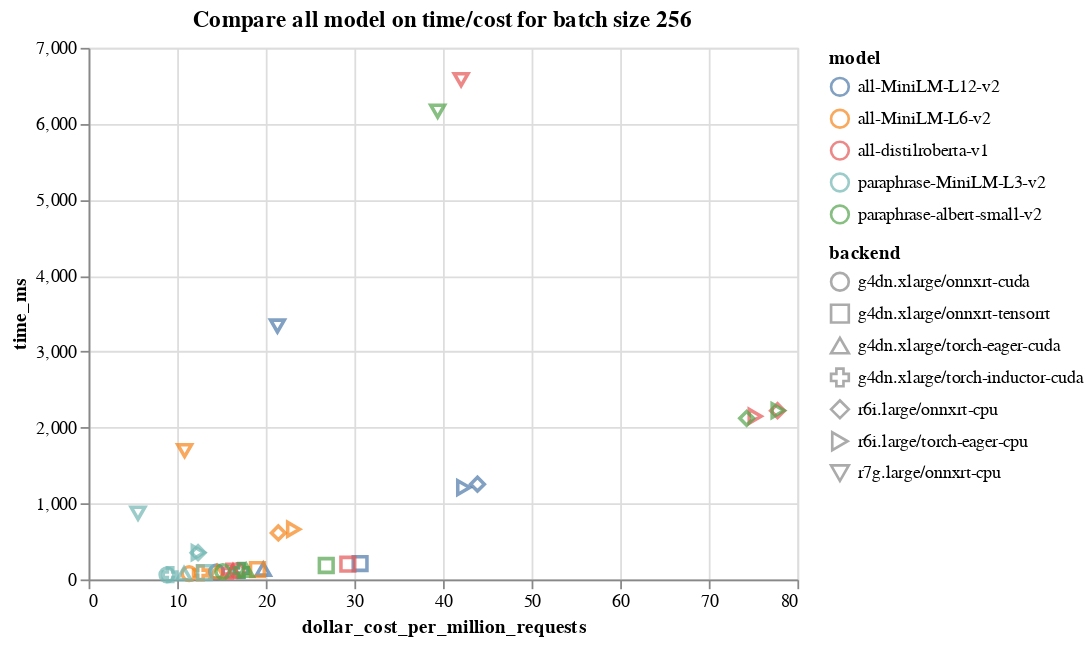

The cell this chart's notebook holds for it:
### Code cell
alt.Chart(df[df['batch_size'] == 256]).mark_point(size=60).encode(
    x='dollar_cost_per_million_requests',
    y='time_ms',
    color='model',
    shape='backend',
).properties(title='Compare all model on time/cost for batch size 256')

### Figure 1 — Vega-Lite specification as saved in the notebook (floating-point values rounded to 4 significant figures)
{"$schema": "https://vega.github.io/schema/vega-lite/v4.17.0.json", "config": {"view": {"continuousHeight": 300, "continuousWidth": 400}}, "data": {"name": "data-af6eb9fe15b6262122ef517ddf5fdb37"}, "datasets": {"data-af6eb9fe15b6262122ef517ddf5fdb37": [{"backend": "r6i.large/onnxrt-cpu", "batch_size": 256, "dollar_cost_per_million_requests": 43.89, "model": "all-MiniLM-L12-v2", "time_ms": 1254.0}, {"backend": "r6i.large/torch-eager-cpu", "batch_size": 256, "dollar_cost_per_million_requests": 42.34, "model": "all-MiniLM-L12-v2", "time_ms": 1210.0}, {"backend": "r7g.large/onnxrt-cpu", "batch_size": 256, "dollar_cost_per_million_requests": 21.32, "model": "all-MiniLM-L12-v2", "time_ms": 3336.0}, {"backend": "g4dn.xlarge/onnxrt-cuda", "batch_size": 256, "dollar_cost_per_million_requests": 14.44, "model": "all-MiniLM-L12-v2", "time_ms": 98.84}, {"backend": "g4dn.xlarge/onnxrt-tensorrt", "batch_size": 256, "dollar_cost_per_million_requests": 30.64, "model": "all-MiniLM-L12-v2", "time_ms": 209.7}, {"backend": "g4dn.xlarge/torch-eager-cuda", "batch_size": 256, "dollar_cost_per_million_requests": 19.72, "model": "all-MiniLM-L12-v2", "time_ms": 134.9}, {"backend": "g4dn.xlarge/torch-inductor-cuda", "batch_size": 256, "dollar_cost_per_million_requests": 17.19, "model": "all-MiniLM-L12-v2", "time_ms": 117.6}, {"backend": "r6i.large/onnxrt-cpu", "batch_size": 256, "dollar_cost_per_million_requests": 21.41, "model": "all-MiniLM-L6-v2", "time_ms": 611.8}, {"backend": "r6i.large/torch-eager-cpu", "batch_size": 256, "dollar_cost_per_million_requests": 23.14, "model": "all-MiniLM-L6-v2", "time_ms": 661.1}, {"backend": "r7g.large/onnxrt-cpu", "batch_size": 256, "dollar_cost_per_million_requests": 10.84, "model": "all-MiniLM-L6-v2", "time_ms": 1697.0}, {"backend": "g4dn.xlarge/onnxrt-cuda", "batch_size": 256, "dollar_cost_per_million_requests": 11.34, "model": "all-MiniLM-L6-v2", "time_ms": 77.64}, {"backend": "g4dn.xlarge/onnxrt-tensorrt", "batch_size": 256, "dollar_cost_per_million_requests": 19.06, "model": "all-MiniLM-L6-v2", "time_ms": 130.4}, {"backend": "g4dn.xlarge/torch-eager-cuda", "batch_size": 256, "dollar_cost_per_million_requests": 14.5, "model": "all-MiniLM-L6-v2", "time_ms": 99.27}, {"backend": "g4dn.xlarge/torch-inductor-cuda", "batch_size": 256, "dollar_cost_per_million_requests": 12.62, "model": "all-MiniLM-L6-v2", "time_ms": 86.36}, {"backend": "r6i.large/onnxrt-cpu", "batch_size": 256, "dollar_cost_per_million_requests": 77.76, "model": "all-distilroberta-v1", "time_ms": 2222.0}, {"backend": "r6i.large/torch-eager-cpu", "batch_size": 256, "dollar_cost_per_million_requests": 75.23, "model": "all-distilroberta-v1", "time_ms": 2149.0}, {"backend": "r7g.large/onnxrt-cpu", "batch_size": 256, "dollar_cost_per_million_requests": 42.04, "model": "all-distilroberta-v1", "time_ms": 6581.0}, {"backend": "g4dn.xlarge/onnxrt-cuda", "batch_size": 256, "dollar_cost_per_million_requests": 16.75, "model": "all-distilroberta-v1", "time_ms": 114.7}, {"backend": "g4dn.xlarge/onnxrt-tensorrt", "batch_size": 256, "dollar_cost_per_million_requests": 29.26, "model": "all-distilroberta-v1", "time_ms": 200.2}, {"backend": "g4dn.xlarge/torch-eager-cuda", "batch_size": 256, "dollar_cost_per_million_requests": 16.29, "model": "all-distilroberta-v1", "time_ms": 111.5}, {"backend": "g4dn.xlarge/torch-inductor-cuda", "batch_size": 256, "dollar_cost_per_million_requests": 15.91, "model": "all-distilroberta-v1", "time_ms": 108.9}, {"backend": "r6i.large/onnxrt-cpu", "batch_size": 256, "dollar_cost_per_million_requests": 74.27, "model": "paraphrase-albert-small-v2", "time_ms": 2122.0}, {"backend": "r6i.large/torch-eager-cpu", "batch_size": 256, "dollar_cost_per_million_requests": 77.82, "model": "paraphrase-albert-small-v2", "time_ms": 2223.0}, {"backend": "r7g.large/onnxrt-cpu", "batch_size": 256, "dollar_cost_per_million_requests": 39.39, "model": "paraphrase-albert-small-v2", "time_ms": 6166.0}, {"backend": "g4dn.xlarge/onnxrt-cuda", "batch_size": 256, "dollar_cost_per_million_requests": 15.15, "model": "paraphrase-albert-small-v2", "time_ms": 103.7}, {"backend": "g4dn.xlarge/onnxrt-tensorrt", "batch_size": 256, "dollar_cost_per_million_requests": 26.82, "model": "paraphrase-albert-small-v2", "time_ms": 183.6}, {"backend": "g4dn.xlarge/torch-eager-cuda", "batch_size": 256, "dollar_cost_per_million_requests": 17.79, "model": "paraphrase-albert-small-v2", "time_ms": 121.8}, {"backend": "g4dn.xlarge/torch-inductor-cuda", "batch_size": 256, "dollar_cost_per_million_requests": 17.25, "model": "paraphrase-albert-small-v2", "time_ms": 118.1}, {"backend": "r6i.large/onnxrt-cpu", "batch_size": 256, "dollar_cost_per_million_requests": 12.35, "model": "paraphrase-MiniLM-L3-v2", "time_ms": 353.0}, {"backend": "r6i.large/torch-eager-cpu", "batch_size": 256, "dollar_cost_per_million_requests": 12.38, "model": "paraphrase-MiniLM-L3-v2", "time_ms": 353.6}, {"backend": "r7g.large/onnxrt-cpu", "batch_size": 256, "dollar_cost_per_million_requests": 5.575, "model": "paraphrase-MiniLM-L3-v2", "time_ms": 872.7}, {"backend": "g4dn.xlarge/onnxrt-cuda", "batch_size": 256, "dollar_cost_per_million_requests": 8.846, "model": "paraphrase-MiniLM-L3-v2", "time_ms": 60.54}, {"backend": "g4dn.xlarge/onnxrt-tensorrt", "batch_size": 256, "dollar_cost_per_million_requests": 13.07, "model": "paraphrase-MiniLM-L3-v2", "time_ms": 89.45}, {"backend": "g4dn.xlarge/torch-eager-cuda", "batch_size": 256, "dollar_cost_per_million_requests": 10.77, "model": "paraphrase-MiniLM-L3-v2", "time_ms": 73.71}, {"backend": "g4dn.xlarge/torch-inductor-cuda", "batch_size": 256, "dollar_cost_per_million_requests": 9.199, "model": "paraphrase-MiniLM-L3-v2", "time_ms": 62.96}]}, "encoding": {"color": {"field": "model", "type": "nominal"}, "shape": {"field": "backend", "type": "nominal"}, "x": {"field": "dollar_cost_per_million_requests", "type": "quantitative"}, "y": {"field": "time_ms", "type": "quantitative"}}, "mark": {"size": 60, "type": "point"}, "title": "Compare all model on time/cost for batch size 256"}
